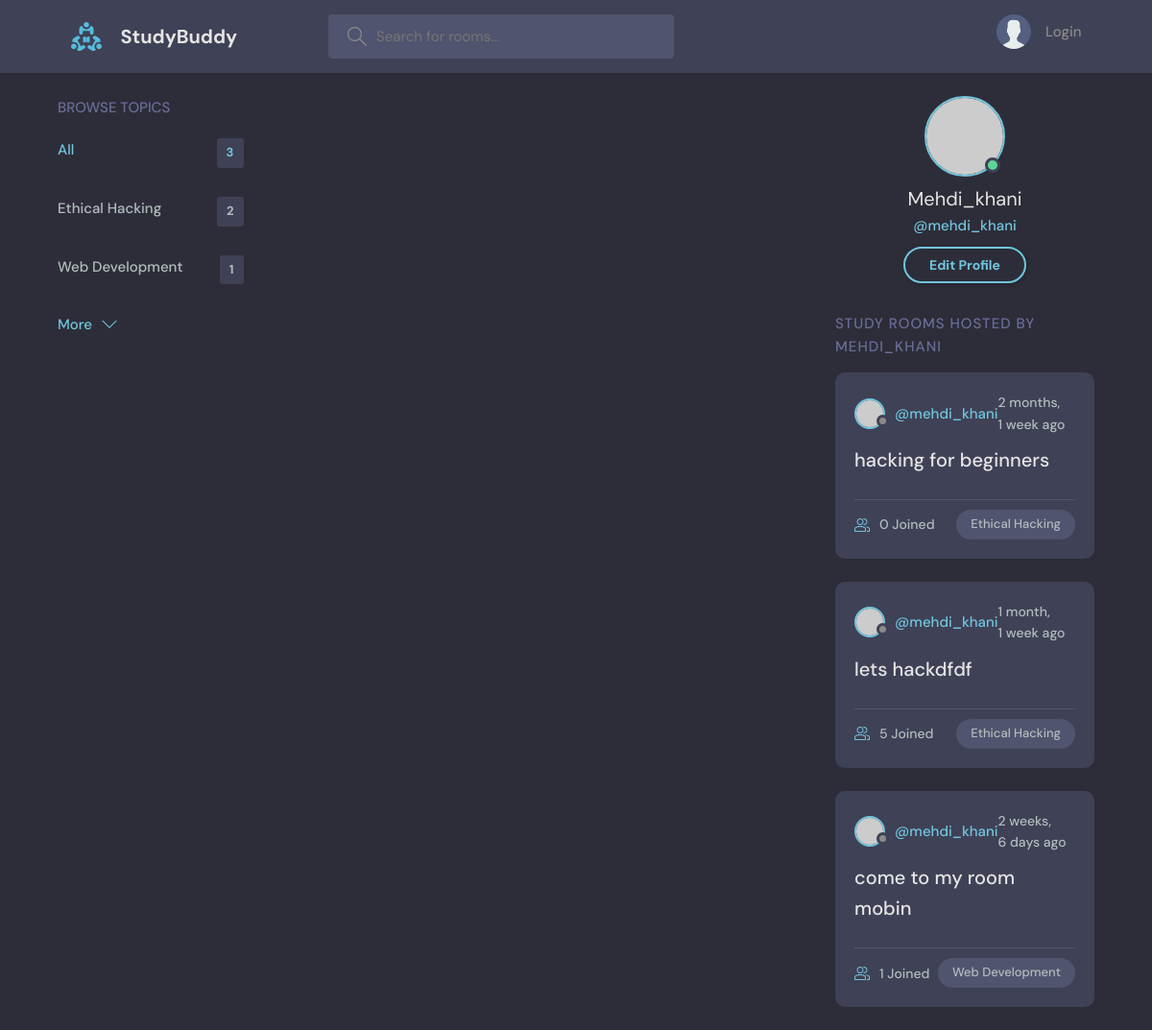
Page /user_profile/2 on the earlier database version.
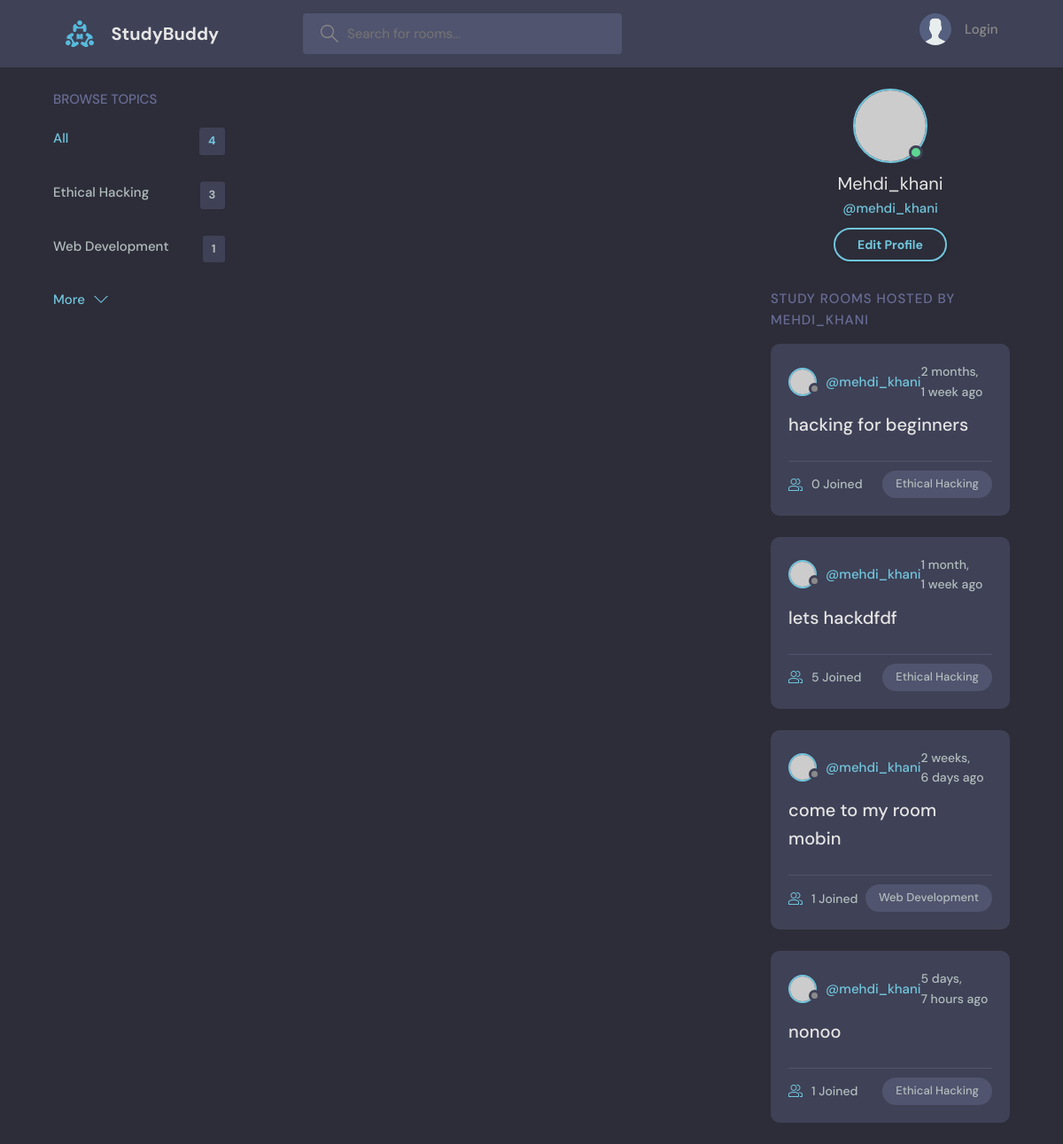
Same page on the later database version.
### first_app/models.py (models this page shows)
class Topic(models.Model):
    name = CharField(max_length=200)
    def __str__(self):
        return self.name

class Room(models.Model):
    host = ForeignKey(to=User, on_delete=models.SET_NULL, null=True)
    topic = ForeignKey(to=Topic, on_delete=models.SET_NULL, null=True)
    name = CharField(max_length=200)
    description = TextField(null=True, blank=True)
    participants = ManyToManyField(to=User, related_name="participants", blank=True)
    updated = DateTimeField(auto_now=True)
    created = DateTimeField(auto_now_add=True)
    def __str__(self):
        return self.name

### first_app/views.py (the view)
# urls.py: path("user_profile/<str:primary_key>", views.user_profile, name="user_profile"),
def user_profile(request, primary_key):
    def get_topics(rooms):
        topics = []
        topics_count = {}
        for room in rooms:
            topic = room.topic
            if topic not in topics:
                topics.append(topic)
                topics_count[topic.name] = 1
            else:
                topics_count[topic.name] += 1
        return topics, topics_count
    user = User.objects.get(id=primary_key)
    if request.user.id == user.id:  # type: ignore
        if not request.user.is_authenticated:
            return redirect(to="login")
    q = request.GET.get("q")
    all_rooms = Room.objects.filter(host__id=primary_key)
    rooms = (
        all_rooms
        if not q
        else Room.objects.filter(
            Q(host__id=primary_key) & Q(topic__name__icontains=q) | Q(name__icontains=q)
        )
    )
    topics, topics_count = get_topics(all_rooms)
    room_messages = Message.objects.filter(user__id=primary_key)
    url = reverse("user_profile", args=primary_key)
    print(topics_count)
    context = {
        "view_name": user_profile.__name__,
        "user": user,
        "rooms": rooms,
        "topics": topics,
        "topics_count": topics_count,
        "room_messages": room_messages,
        "rooms_count_all": all_rooms.count(),
        "url": url,
    }
    return render(request, "first_app/user_profile.html", context)

### first_app/templates/first_app/user_profile.html (shortened to what this page needs)
{% extends 'base.html' %}
{% block content %}
  <main class="profile-page layout layout--3">
    <div class="container">
      {% include 'first_app/componets/topics_componet.html' %}
      <div class="roomList">
        <div class="profile">
          <div class="profile__avatar">
            <div class="avatar avatar--large active">
              <img src="https://randomuser.me/api/portraits/men/11.jpg" />
            </div>
          </div>
          <div class="profile__info">
            <h3>{{user.username|capfirst}}</h3>
            <p>@{{user.username}}</p>
            <a href="edit-user.html" class="btn btn--main btn--pill">Edit Profile</a>
          </div>
        </div>
        <div class="roomList__header">
          <div>
            <h2>Study Rooms Hosted by {{user.username}}</a>
            </h2>
          </div>
        </div>
        {% include 'first_app/componets/feed_componet.html' %}
      </div>
    </div>
  </main>
{% endblock content %}

### first_app/templates/first_app/componets/topics_componet.html
{% load first_app_extras %}
    <div class="topics">
      <div class="topics__header">
        <h2>Browse Topics</h2>
      </div>
      <ul class="topics__list">
        <li>
          <a href="{{url}}" class="active">All <span>{{rooms_count_all}}</span></a>
        </li>
        {% for topic in topics %}
        <li>
          <a href="{{url}}?q={{topic.name}}">{{topic.name}} <span>
            {% if view_name == "home" %}
            {{topic.room_set.all.count}}
            {% else %}
            {{topics_count | get_dict_value:topic.name}}
            {% endif %}
          </span>
        </a>
        </li>
        {% endfor %}
      <a class="btn btn--link" href="topics.html">
        More
        <svg version="1.1" xmlns="http://www.w3.org/2000/svg" width="32" height="32" viewBox="0 0 32 32">
          <title>chevron-down</title>
          <path d="M16 21l-13-13h-3l16 16 16-16h-3l-13 13z"></path>
        </svg>
      </a>
    </div>

### first_app/templates/first_app/componets/feed_componet.html (shortened to what this page needs)
{% for room in rooms %}
  <div class="roomListRoom">
    <div class="roomListRoom__header">
      <a href="{% url 'user_profile' room.host.id %}" class="roomListRoom__author">
        <div class="avatar avatar--small">
          <img src="https://randomuser.me/api/portraits/women/11.jpg" />
        </div>
        <span>@{{room.host.username}}</span>
      </a>
      <div class="roomListRoom__actions">
        <span>{{room.created | timesince}} ago</span>
      </div>
    </div>
    <div class="roomListRoom__content">
      <a href="{% url 'room' room.id %}">{{room}}</a>
    </div>
    <div class="roomListRoom__meta">
      <a href="{% url 'room' room.id %}" class="roomListRoom__joined">
        {{room.participants.all.count}} Joined
      </a>
      <p class="roomListRoom__topic">{{room.topic}}</p>
    </div>
  </div>
{% endfor %}

Differences in the rows shown:
computed for Topic "Ethical Hacking": name "2" → "3"
added Room: host.username "mehdi_khani", created "5 days, 7 hours", name "nonoo", participants.all.count "1", topic "Ethical Hacking"
Other differences:
{{ rooms_count_all }}: "3" → "4"
